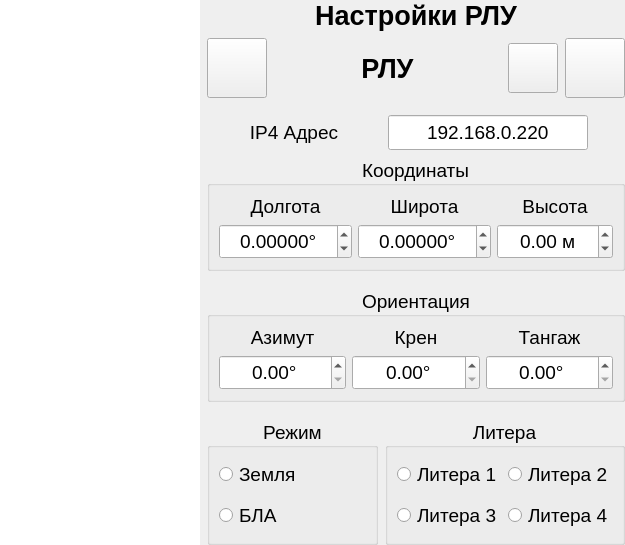
        <widget class="QWidget" name="page2RLU">
         <layout class="QGridLayout" name="gridLayout_2">
          <property name="leftMargin">
           <number>0</number>
          </property>
          <property name="topMargin">
           <number>0</number>
          </property>
          <property name="rightMargin">
           <number>0</number>
          </property>
          <property name="bottomMargin">
           <number>0</number>
          </property>
          <property name="spacing">
           <number>7</number>
          </property>
          <item row="5" column="1">
           <layout class="QVBoxLayout" name="verticalLayout">
            <item>
             <layout class="QVBoxLayout" name="verticalLayout_5">
              <item>
               <widget class="QLabel" name="labelCamera_4">
                <property name="maximumSize">
                 <size>
                  <width>16777215</width>
                  <height>50</height>
                 </size>
                </property>
                <property name="font">
                 <font>
                  <pointsize>20</pointsize>
                  <weight>75</weight>
                  <bold>true</bold>
                 </font>
                </property>
                <property name="text">
                 <string>Настройки РЛУ</string>
                </property>
                <property name="alignment">
                 <set>Qt::AlignCenter</set>
                </property>
               </widget>
              </item>
              <item>
               <layout class="QHBoxLayout" name="horizontalLayout_10">
                <item>
                 <layout class="QHBoxLayout" name="horizontalLayout_3">
                  <item>
                   <widget class="QPushButton" name="addRLI">
                    <property name="minimumSize">
                     <size>
                      <width>60</width>
                      <height>60</height>
                     </size>
                    </property>
                    <property name="maximumSize">
                     <size>
                      <width>60</width>
                      <height>60</height>
                     </size>
                    </property>
                    <property name="toolTip">
                     <string>Создать РЛУ</string>
                    </property>
                    <property name="text">
                     <string/>
                    </property>
                    <property name="icon">
                     <iconset resource="../BarierResources.qrc">
                      <normaloff>:/Icons/w_radar.png</normaloff>:/Icons/w_radar.png</iconset>
                    </property>
                    <property name="iconSize">
                     <size>
                      <width>50</width>
                      <height>50</height>
                     </size>
                    </property>
                   </widget>
                  </item>
                  <item>
                   <widget class="QLabel" name="RluName">
                    <property name="font">
                     <font>
                      <pointsize>20</pointsize>
                      <weight>75</weight>
                      <bold>true</bold>
                     </font>
                    </property>
                    <property name="text">
                     <string>РЛУ</string>
                    </property>
                    <property name="alignment">
                     <set>Qt::AlignCenter</set>
                    </property>
                   </widget>
                  </item>
                  <item>
                   <widget class="QPushButton" name="settingsBut">
                    <property name="minimumSize">
                     <size>
                      <width>50</width>
                      <height>50</height>
                     </size>
                    </property>
                    <property name="maximumSize">
                     <size>
                      <width>50</width>
                      <height>50</height>
                     </size>
                    </property>
                    <property name="toolTip">
                     <string>Расширенные настройки</string>
                    </property>
                    <property name="text">
                     <string/>
                    </property>
                    <property name="icon">
                     <iconset resource="../BarierResources.qrc">
                      <normaloff>:/Icons/w_settings_icon_251265.png</normaloff>:/Icons/w_settings_icon_251265.png</iconset>
                    </property>
                    <property name="iconSize">
                     <size>
                      <width>45</width>
                      <height>45</height>
                     </size>
                    </property>
                   </widget>
                  </item>
                  <item>
                   <widget class="QPushButton" name="removeRLI">
                    <property name="minimumSize">
                     <size>
                      <width>60</width>
                      <height>60</height>
                     </size>
                    </property>
                    <property name="maximumSize">
                     <size>
                      <width>60</width>
                      <height>60</height>
                     </size>
                    </property>
                    <property name="toolTip">
                     <string>Удалить РЛУ</string>
                    </property>
                    <property name="text">
                     <string/>
                    </property>
                    <property name="icon">
                     <iconset resource="../BarierResources.qrc">
                      <normaloff>:/Icons/w_free-icon-font-trash-3917242.png</normaloff>:/Icons/w_free-icon-font-trash-3917242.png</iconset>
                    </property>
                    <property name="iconSize">
                     <size>
                      <width>45</width>
                      <height>45</height>
                     </size>
                    </property>
                   </widget>
                  </item>
                 </layout>
                </item>
               </layout>
              </item>
              <item>
               <spacer name="verticalSpacer_4">
                <property name="orientation">
                 <enum>Qt::Vertical</enum>
                </property>
                <property name="sizeType">
                 <enum>QSizePolicy::Minimum</enum>
                </property>
                <property name="sizeHint" stdset="0">
                 <size>
                  <width>20</width>
                  <height>10</height>
                 </size>
                </property>
               </spacer>
              </item>
              <item>
               <layout class="QHBoxLayout" name="horizontalLayout_2">
                <item>
                 <widget class="QLabel" name="label_5">
                  <property name="minimumSize">
                   <size>
                    <width>100</width>
                    <height>0</height>
                   </size>
                  </property>
                  <property name="maximumSize">
                   <size>
                    <width>100</width>
                    <height>16777215</height>
                   </size>
                  </property>
                  <property name="font">
                   <font>
                    <pointsize>14</pointsize>
                   </font>
                  </property>
                  <property name="text">
                   <string>IP4 Адрес</string>
                  </property>
                  <property name="alignment">
                   <set>Qt::AlignCenter</set>
                  </property>
                 </widget>
                </item>
                <item>
                 <widget class="QLineEdit" name="lineIp4">
                  <property name="sizePolicy">
                   <sizepolicy hsizetype="Preferred" vsizetype="Fixed">
                    <horstretch>0</horstretch>
                    <verstretch>0</verstretch>
                   </sizepolicy>
                  </property>
                  <property name="minimumSize">
                   <size>
                    <width>200</width>
                    <height>35</height>
                   </size>
                  </property>
                  <property name="maximumSize">
                   <size>
                    <width>200</width>
                    <height>35</height>
                   </size>
                  </property>
                  <property name="font">
                   <font>
                    <pointsize>14</pointsize>
                   </font>
                  </property>
                  <property name="text">
                   <string>192.168.0.220</string>
                  </property>
                  <property name="alignment">
                   <set>Qt::AlignCenter</set>
                  </property>
                  <property name="placeholderText">
                   <string>192.168.0.192</string>
                  </property>
                 </widget>
                </item>
               </layout>
              </item>
              <item>
               <widget class="QGroupBox" name="groupBox_4">
                <property name="font">
                 <font>
                  <pointsize>14</pointsize>
                 </font>
                </property>
                <property name="title">
                 <string>Координаты</string>
                </property>
                <property name="alignment">
                 <set>Qt::AlignCenter</set>
                </property>
                <layout class="QGridLayout" name="gridLayout_6">
                 <item row="0" column="1">
                  <widget class="QLabel" name="label_7">
                   <property name="font">
                    <font>
                     <pointsize>14</pointsize>
                    </font>
                   </property>
                   <property name="text">
                    <string>Широта</string>
                   </property>
                   <property name="alignment">
                    <set>Qt::AlignCenter</set>
                   </property>
                  </widget>
                 </item>
                 <item row="1" column="2">
                  <widget class="QDoubleSpinBox" name="lineLonCamera_4">
                   <property name="sizePolicy">
                    <sizepolicy hsizetype="Expanding" vsizetype="Fixed">
                     <horstretch>0</horstretch>
                     <verstretch>0</verstretch>
                    </sizepolicy>
                   </property>
                   <property name="minimumSize">
                    <size>
                     <width>0</width>
                     <height>35</height>
                    </size>
                   </property>
                   <property name="font">
                    <font>
                     <pointsize>14</pointsize>
                    </font>
                   </property>
                   <property name="layoutDirection">
                    <enum>Qt::LeftToRight</enum>
                   </property>
                   <property name="alignment">
                    <set>Qt::AlignCenter</set>
                   </property>
                   <property name="suffix">
                    <string> м</string>
                   </property>
                   <property name="decimals">
                    <number>2</number>
                   </property>
                   <property name="minimum">
                    <double>-400.000000000000000</double>
                   </property>
                   <property name="maximum">
                    <double>5000.000000000000000</double>
                   </property>
                   <property name="singleStep">
                    <double>0.010000000000000</double>
                   </property>
                   <property name="stepType">
                    <enum>QAbstractSpinBox::DefaultStepType</enum>
                   </property>
                  </widget>
                 </item>
                 <item row="0" column="2">
                  <widget class="QLabel" name="label_33">
                   <property name="maximumSize">
                    <size>
                     <width>16777215</width>
                     <height>20</height>
                    </size>
                   </property>
                   <property name="font">
                    <font>
                     <pointsize>14</pointsize>
                    </font>
                   </property>
                   <property name="text">
                    <string>Высота</string>
                   </property>
                   <property name="alignment">
                    <set>Qt::AlignCenter</set>
                   </property>
                  </widget>
                 </item>
                 <item row="0" column="0">
                  <widget class="QLabel" name="label_3">
                   <property name="font">
                    <font>
                     <pointsize>14</pointsize>
                    </font>
                   </property>
                   <property name="text">
                    <string>Долгота</string>
                   </property>
                   <property name="alignment">
                    <set>Qt::AlignCenter</set>
                   </property>
                  </widget>
                 </item>
                 <item row="1" column="0">
                  <widget class="QDoubleSpinBox" name="lineLat">
                   <property name="sizePolicy">
                    <sizepolicy hsizetype="Expanding" vsizetype="Fixed">
                     <horstretch>0</horstretch>
                     <verstretch>0</verstretch>
                    </sizepolicy>
                   </property>
                   <property name="minimumSize">
                    <size>
                     <width>0</width>
                     <height>35</height>
                    </size>
                   </property>
                   <property name="font">
                    <font>
                     <pointsize>14</pointsize>
                    </font>
                   </property>
                   <property name="layoutDirection">
                    <enum>Qt::LeftToRight</enum>
                   </property>
                   <property name="alignment">
                    <set>Qt::AlignCenter</set>
                   </property>
                   <property name="prefix">
                    <string/>
                   </property>
                   <property name="suffix">
                    <string>°</string>
                   </property>
                   <property name="decimals">
                    <number>5</number>
                   </property>
                   <property name="minimum">
                    <double>-180.000000000000000</double>
                   </property>
                   <property name="maximum">
                    <double>180.000000000000000</double>
                   </property>
                   <property name="singleStep">
                    <double>0.000010000000000</double>
                   </property>
                   <property name="stepType">
                    <enum>QAbstractSpinBox::DefaultStepType</enum>
                   </property>
                  </widget>
                 </item>
                 <item row="1" column="1">
                  <widget class="QDoubleSpinBox" name="lineLon">
                   <property name="sizePolicy">
                    <sizepolicy hsizetype="Expanding" vsizetype="Fixed">
                     <horstretch>0</horstretch>
                     <verstretch>0</verstretch>
                    </sizepolicy>
                   </property>
                   <property name="minimumSize">
                    <size>
                     <width>0</width>
                     <height>35</height>
                    </size>
                   </property>
                   <property name="font">
                    <font>
                     <pointsize>14</pointsize>
                    </font>
                   </property>
                   <property name="layoutDirection">
                    <enum>Qt::LeftToRight</enum>
                   </property>
                   <property name="alignment">
                    <set>Qt::AlignCenter</set>
                   </property>
                   <property name="suffix">
                    <string>°</string>
                   </property>
                   <property name="decimals">
                    <number>5</number>
                   </property>
                   <property name="minimum">
                    <double>-360.000000000000000</double>
                   </property>
                   <property name="maximum">
                    <double>360.000000000000000</double>
                   </property>
                   <property name="singleStep">
                    <double>0.000010000000000</double>
                   </property>
                   <property name="stepType">
                    <enum>QAbstractSpinBox::DefaultStepType</enum>
                   </property>
                  </widget>
                 </item>
                </layout>
               </widget>
              </item>
              <item>
               <spacer name="verticalSpacer_10">
                <property name="orientation">
                 <enum>Qt::Vertical</enum>
                </property>
                <property name="sizeType">
                 <enum>QSizePolicy::Minimum</enum>
                </property>
                <property name="sizeHint" stdset="0">
                 <size>
                  <width>20</width>
                  <height>10</height>
                 </size>
                </property>
               </spacer>
              </item>
              <item>
               <widget class="QGroupBox" name="groupBox_5">
                <property name="font">
                 <font>
                  <pointsize>14</pointsize>
                 </font>
                </property>
                <property name="title">
                 <string>Ориентация</string>
                </property>
                <property name="alignment">
                 <set>Qt::AlignCenter</set>
                </property>
                <layout class="QGridLayout" name="gridLayout_9">
                 <item row="0" column="0">
                  <widget class="QLabel" name="label_10">
                   <property name="font">
                    <font>
                     <pointsize>14</pointsize>
                    </font>
                   </property>
                   <property name="text">
                    <string>Азимут</string>
                   </property>
                   <property name="alignment">
                    <set>Qt::AlignCenter</set>
                   </property>
                  </widget>
                 </item>
                 <item row="0" column="1">
                  <widget class="QLabel" name="label_14">
                   <property name="font">
                    <font>
                     <pointsize>14</pointsize>
                    </font>
                   </property>
                   <property name="text">
                    <string>Крен</string>
                   </property>
                   <property name="alignment">
                    <set>Qt::AlignCenter</set>
                   </property>
                  </widget>
                 </item>
                 <item row="0" column="2">
                  <widget class="QLabel" name="label_15">
                   <property name="font">
                    <font>
                     <pointsize>14</pointsize>
                    </font>
                   </property>
                   <property name="text">
                    <string>Тангаж</string>
                   </property>
                   <property name="alignment">
                    <set>Qt::AlignCenter</set>
                   </property>
                  </widget>
                 </item>
                 <item row="1" column="2">
                  <widget class="QDoubleSpinBox" name="lineTang">
                   <property name="sizePolicy">
                    <sizepolicy hsizetype="Expanding" vsizetype="Fixed">
                     <horstretch>0</horstretch>
                     <verstretch>0</verstretch>
                    </sizepolicy>
                   </property>
                   <property name="minimumSize">
                    <size>
                     <width>0</width>
                     <height>35</height>
                    </size>
                   </property>
                   <property name="font">
                    <font>
                     <pointsize>14</pointsize>
                    </font>
                   </property>
                   <property name="layoutDirection">
                    <enum>Qt::LeftToRight</enum>
                   </property>
                   <property name="alignment">
                    <set>Qt::AlignCenter</set>
                   </property>
                   <property name="suffix">
                    <string>°</string>
                   </property>
                   <property name="decimals">
                    <number>2</number>
                   </property>
                   <property name="maximum">
                    <double>360.000000000000000</double>
                   </property>
                   <property name="singleStep">
                    <double>0.100000000000000</double>
                   </property>
                  </widget>
                 </item>
                 <item row="1" column="1">
                  <widget class="QDoubleSpinBox" name="lineKren">
                   <property name="sizePolicy">
                    <sizepolicy hsizetype="Expanding" vsizetype="Fixed">
                     <horstretch>0</horstretch>
                     <verstretch>0</verstretch>
                    </sizepolicy>
                   </property>
                   <property name="minimumSize">
                    <size>
                     <width>0</width>
                     <height>35</height>
                    </size>
                   </property>
                   <property name="font">
                    <font>
                     <pointsize>14</pointsize>
                    </font>
                   </property>
                   <property name="layoutDirection">
                    <enum>Qt::LeftToRight</enum>
                   </property>
                   <property name="alignment">
                    <set>Qt::AlignCenter</set>
                   </property>
                   <property name="suffix">
                    <string>°</string>
                   </property>
                   <property name="decimals">
                    <number>2</number>
                   </property>
                   <property name="maximum">
                    <double>360.000000000000000</double>
                   </property>
                   <property name="singleStep">
                    <double>0.100000000000000</double>
                   </property>
                  </widget>
                 </item>
                 <item row="1" column="0">
                  <widget class="QDoubleSpinBox" name="lineAzim">
                   <property name="sizePolicy">
                    <sizepolicy hsizetype="Expanding" vsizetype="Fixed">
                     <horstretch>0</horstretch>
                     <verstretch>0</verstretch>
                    </sizepolicy>
                   </property>
                   <property name="minimumSize">
                    <size>
                     <width>0</width>
                     <height>35</height>
                    </size>
                   </property>
                   <property name="font">
                    <font>
                     <pointsize>14</pointsize>
                    </font>
                   </property>
                   <property name="layoutDirection">
                    <enum>Qt::LeftToRight</enum>
                   </property>
                   <property name="alignment">
                    <set>Qt::AlignCenter</set>
                   </property>
                   <property name="suffix">
                    <string>°</string>
                   </property>
                   <property name="decimals">
                    <number>2</number>
                   </property>
                   <property name="maximum">
                    <double>360.000000000000000</double>
                   </property>
                   <property name="singleStep">
                    <double>0.100000000000000</double>
                   </property>
                  </widget>
                 </item>
                </layout>
               </widget>
              </item>
              <item>
               <spacer name="verticalSpacer_13">
                <property name="orientation">
                 <enum>Qt::Vertical</enum>
                </property>
                <property name="sizeType">
                 <enum>QSizePolicy::Minimum</enum>
                </property>
                <property name="sizeHint" stdset="0">
                 <size>
                  <width>20</width>
                  <height>10</height>
                 </size>
                </property>
               </spacer>
              </item>
              <item>
               <layout class="QHBoxLayout" name="horizontalLayout_8">
                <item>
                 <widget class="QGroupBox" name="groupBox_8">
                  <property name="font">
                   <font>
                    <pointsize>14</pointsize>
                   </font>
                  </property>
                  <property name="title">
                   <string>Режим</string>
                  </property>
                  <property name="alignment">
                   <set>Qt::AlignCenter</set>
                  </property>
                  <layout class="QVBoxLayout" name="verticalLayout_9">
                   <item>
                    <widget class="QRadioButton" name="radioButtonZemlya">
                     <property name="minimumSize">
                      <size>
                       <width>0</width>
                       <height>35</height>
                      </size>
                     </property>
                     <property name="font">
                      <font>
                       <pointsize>14</pointsize>
                      </font>
                     </property>
                     <property name="text">
                      <string>Земля</string>
                     </property>
                    </widget>
                   </item>
                   <item>
                    <widget class="QRadioButton" name="radioButtonBLA">
                     <property name="minimumSize">
                      <size>
                       <width>0</width>
                       <height>35</height>
                      </size>
                     </property>
                     <property name="font">
                      <font>
                       <pointsize>14</pointsize>
                      </font>
                     </property>
                     <property name="text">
                      <string>БЛА</string>
                     </property>
                    </widget>
                   </item>
                  </layout>
                 </widget>
                </item>
                <item>
                 <widget class="QGroupBox" name="groupBox_7">
                  <property name="font">
                   <font>
                    <pointsize>14</pointsize>
                   </font>
                  </property>
                  <property name="title">
                   <string>Литера</string>
                  </property>
                  <property name="alignment">
                   <set>Qt::AlignCenter</set>
                  </property>
                  <layout class="QGridLayout" name="gridLayout_7">
                   <item row="0" column="1">
                    <widget class="QRadioButton" name="radioButtonLitera1">
                     <property name="minimumSize">
                      <size>
                       <width>0</width>
                       <height>35</height>
                      </size>
                     </property>
                     <property name="font">
                      <font>
                       <pointsize>14</pointsize>
                      </font>
                     </property>
                     <property name="text">
                      <string>Литера 1</string>
                     </property>
                    </widget>
                   </item>
                   <item row="0" column="2">
                    <widget class="QRadioButton" name="radioButtonLitera2">
                     <property name="minimumSize">
                      <size>
                       <width>0</width>
                       <height>35</height>
                      </size>
                     </property>
                     <property name="font">
                      <font>
                       <pointsize>14</pointsize>
                      </font>
                     </property>
                     <property name="text">
                      <string>Литера 2</string>
                     </property>
                    </widget>
                   </item>
                   <item row="1" column="2">
                    <widget class="QRadioButton" name="radioButtonLitera4">
                     <property name="minimumSize">
                      <size>
                       <width>0</width>
                       <height>35</height>
                      </size>
                     </property>
                     <property name="font">
                      <font>
                       <pointsize>14</pointsize>
                      </font>
                     </property>
                     <property name="text">
                      <string>Литера 4</string>
                     </property>
                    </widget>
                   </item>
                   <item row="1" column="1">
                    <widget class="QRadioButton" name="radioButtonLitera3">
                     <property name="minimumSize">
                      <size>
                       <width>0</width>
                       <height>35</height>
                      </size>
                     </property>
                     <property name="font">
                      <font>
                       <pointsize>14</pointsize>
                      </font>
                     </property>
                     <property name="text">
                      <string>Литера 3</string>
                     </property>
                    </widget>
                   </item>
                  </layout>
                 </widget>
                </item>
               </layout>
              </item>
             </layout>
            </item>
           </layout>
          </item>
          <item row="5" column="0">
           <widget class="QListView" name="listViewRLU">
            <property name="maximumSize">
             <size>
              <width>200</width>
              <height>16777215</height>
             </size>
            </property>
            <property name="frameShape">
             <enum>QFrame::NoFrame</enum>
            </property>
            <property name="frameShadow">
             <enum>QFrame::Sunken</enum>
            </property>
            <property name="verticalScrollBarPolicy">
             <enum>Qt::ScrollBarAlwaysOff</enum>
            </property>
            <property name="horizontalScrollBarPolicy">
             <enum>Qt::ScrollBarAlwaysOff</enum>
            </property>
            <property name="editTriggers">
             <set>QAbstractItemView::NoEditTriggers</set>
            </property>
            <property name="dragEnabled">
             <bool>true</bool>
            </property>
            <property name="dragDropMode">
             <enum>QAbstractItemView::NoDragDrop</enum>
            </property>
            <property name="alternatingRowColors">
             <bool>false</bool>
            </property>
            <property name="selectionMode">
             <enum>QAbstractItemView::SingleSelection</enum>
            </property>
            <property name="selectionBehavior">
             <enum>QAbstractItemView::SelectRows</enum>
            </property>
            <property name="movement">
             <enum>QListView::Static</enum>
            </property>
            <property name="flow">
             <enum>QListView::TopToBottom</enum>
            </property>
            <property name="layoutMode">
             <enum>QListView::SinglePass</enum>
            </property>
            <property name="viewMode">
             <enum>QListView::ListMode</enum>
            </property>
            <property name="batchSize">
             <number>80</number>
            </property>
           </widget>
          </item>
         </layout>
        </widget>
